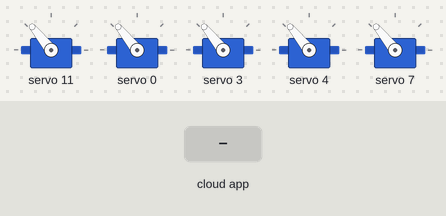
Bench run of a sketch on a simulated Arduino Uno, built with avr-gcc and run on an emulated ATmega328P. On the bench: 5 × servo. The test bench sets the inputs (shaded band). The ROS host is connected and sends only what is stated.

Above: at 1.5 s.
1.6 s: the phone or cloud app sets thumb to 45
At 2.9 s:
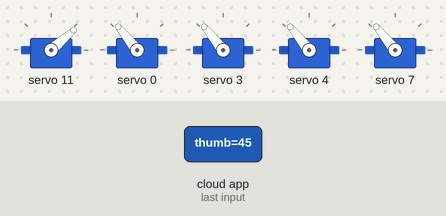
3.2 s: the phone or cloud app sets middle to 0
At 3.7 s:
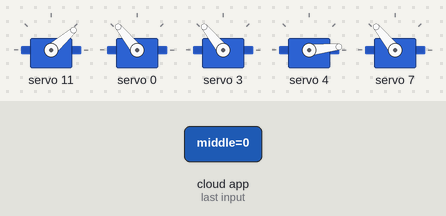
4.8 s: the phone or cloud app sets index to 0
At 5.5 s:
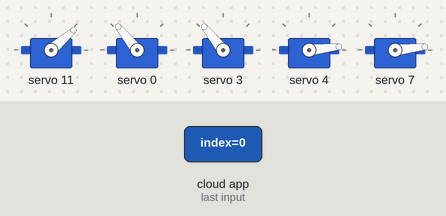
6.4 s: the phone or cloud app sets ring to 0
At 7.3 s:
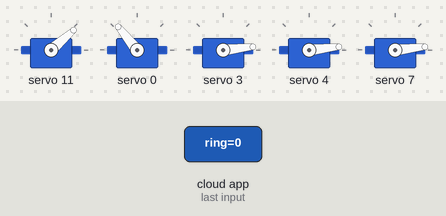
8.0 s: the phone or cloud app sets pinky to 0
At 9.1 s:
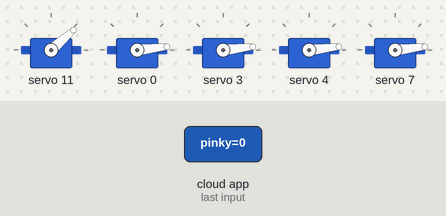
9.6 s: the phone or cloud app sets thumb to 90
At 10.6 s:
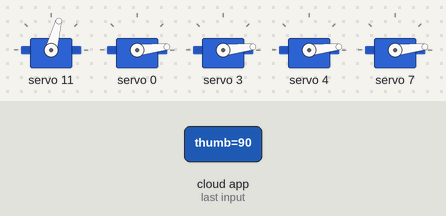
Timing chart, 0 to 12.1 s (numbered marks = the images above; inputs shaded):
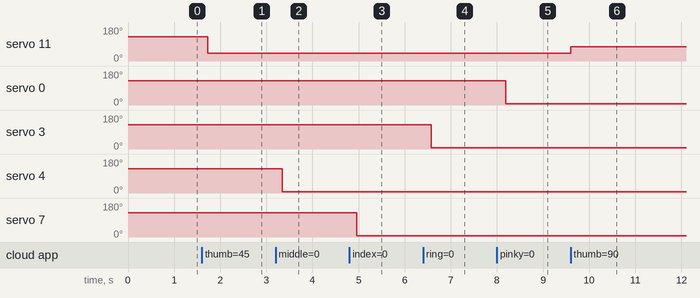

Measured:
- after the input at 1.6 s, servo 11: 129° → 41° after 0.12 s
- after the input at 3.2 s, servo 4: 129° → 6° after 0.14 s
- after the input at 4.8 s, servo 7: 129° → 6° after 0.16 s
- after the input at 6.4 s, servo 3: 129° → 6° after 0.17 s
- after the input at 8.0 s, servo 0: 129° → 6° after 0.19 s
- after the input at 9.6 s, servo 11: 41° → 75° at once

The sketch:

manus.ino
```cpp
#include <PCA9685.h>     //PCA9685用ヘッダーファイル
PCA9685 pwm = PCA9685(0x40);    //PCA9685のアドレス指定（アドレスジャンパ未接続時）

#define SERVOMIN 150            //最小パルス幅 (GWS Micro2BBMG)
#define SERVOMAX 500            //最大パルス幅 (GWS Micro2BBMG)
#define LITTLE_FINGER_CH 0
#define RING_FINGER_CH 3
#define MIDDLE_FINGER_CH 4
#define INDEX_FINGER_CH 7
#define THUMB_CH 11
#define THUMB_BASE_CH 8

#include <ros.h>
#include <sensor_msgs/JointState.h>
#include <std_msgs/Int16.h>

ros::NodeHandle nh;
std_msgs::Int16 rumble_msg;
//sensor_msgs::JointState jointstate_msg;

ros::Publisher rumble_pub("rumble", &rumble_msg);

int n=160;

// move servo motor with pwm
void servo_write(int ch, int ang){ //動かすサーボチャンネルと角度を指定
  ang = map(ang, 0, 180, SERVOMIN, SERVOMAX); //角度（0～180）をPWMのパルス幅（150～500）に変換
  pwm.setPWM(ch, 0, ang);
}

////////
// subscribe manus hand jointstate part
// sensor_msgs/JointState cannot be subscribed for some reasons.
////////
void thumb_cb(const std_msgs::Int16& msg);
void finger_cb(const std_msgs::Int16& msg);
void index_cb(const std_msgs::Int16& msg);
void ring_cb(const std_msgs::Int16& msg);
void pinky_cb(const std_msgs::Int16& msg);
ros::Subscriber<std_msgs::Int16> thumb_sub("right_hand/thumb", thumb_cb);
ros::Subscriber<std_msgs::Int16> thumb_base("right_hand/thumb_base", thumb_base_cb);
ros::Subscriber<std_msgs::Int16> index_sub("right_hand/index", index_cb);
ros::Subscriber<std_msgs::Int16> middle_sub("right_hand/middle", middle_cb);
ros::Subscriber<std_msgs::Int16> ring_sub("right_hand/ring", ring_cb);
ros::Subscriber<std_msgs::Int16> pinky_sub("right_hand/pinky", pinky_cb);

void thumb_cb(const std_msgs::Int16& msg){
  if(msg.data>25 && msg.data<165){
    servo_write(THUMB_CH, msg.data);
  }
}
void thumb_base_cb(const std_msgs::Int16& msg){
  if(msg.data>25 && msg.data<165){
    servo_write(THUMB_BASE_CH, msg.data);
  }
}
void index_cb(const std_msgs::Int16& msg){
  servo_write(INDEX_FINGER_CH, msg.data);
}
void middle_cb(const std_msgs::Int16& msg){
  servo_write(MIDDLE_FINGER_CH, msg.data);
}
void ring_cb(const std_msgs::Int16& msg){
  servo_write(RING_FINGER_CH, msg.data);
}

void pinky_cb(const std_msgs::Int16& msg){
  servo_write(LITTLE_FINGER_CH, msg.data);
}

void rumble(){
  rumble_msg.data = 1;
  rumble_pub.publish(&rumble_msg);
}

//void jointstate_cb(const sensor_msgs::JointState& jointstate_msg);
//ros::Subscriber<sensor_msgs::JointState> jointstate_sub("right_hand/joint_state", jointstate_cb);
/*
void sample_cb(const std_msgs::Int16& msg);
ros::Subscriber<std_msgs::Int16> jointstate_sub("right_hand/joint_states", sample_cb);
//ros::Subscriber<std_msgs::Int16> hoge("right_hand/joint", sample_cb);
*/
/*
void jointstate_cb(const sensor_msgs::JointState& jointstate_msg){
  servo_write(7, 30);

  if (jointstate_msg.position[4] > 25) {
    servo_write(0, (int)jointstate_msg.position[4]);
  }
  if (jointstate_msg.position[3] > 25) {
    servo_write(3, (int)jointstate_msg.position[3]);
  }
  if (jointstate_msg.position[2] > 25) {
    servo_write(4, (int)jointstate_msg.position[2]);
  }
  if (jointstate_msg.position[1] > 25) {
    servo_write(7, (int)jointstate_msg.position[1]);
  }
  if (jointstate_msg.position[0] > 25) {
    servo_write(11, (int)jointstate_msg.position[0]);
  }

}*/

/*
void sample_cb(const std_msgs::Int16& msg){
  servo_write(7, msg.data);
}*/

void pick_up(){
  servo_write(THUMB_CH, 70);
  delay(200);
  servo_write(INDEX_FINGER_CH, 90);
  delay(300);
}

void paper(){
  servo_write(THUMB_CH, 160);
  delay(200);
  servo_write(LITTLE_FINGER_CH, 160);
  servo_write(RING_FINGER_CH, 160);
  servo_write(MIDDLE_FINGER_CH, 160);
  servo_write(INDEX_FINGER_CH, 160);
  delay(100);
  //servo_write(THUMB_BASE_CH, 160);
}


void setup() {
 nh.initNode();
 //nh.subscribe(jointstate_sub);
 nh.advertise(rumble_pub);
 nh.subscribe(thumb_sub);
 nh.subscribe(middle_sub);
 nh.subscribe(index_sub);
 nh.subscribe(ring_sub);
 nh.subscribe(pinky_sub);
 //Serial.begin(9600);
 pwm.begin();                   //初期設定 (アドレス0x40用)
 pwm.setPWMFreq(50);            //PWM周期を50Hzに設定 (アドレス0x40用)
 paper();
}


void loop() {
  //delay(500);
  rumble();
  nh.spinOnce();
  delay(200);
}
```
